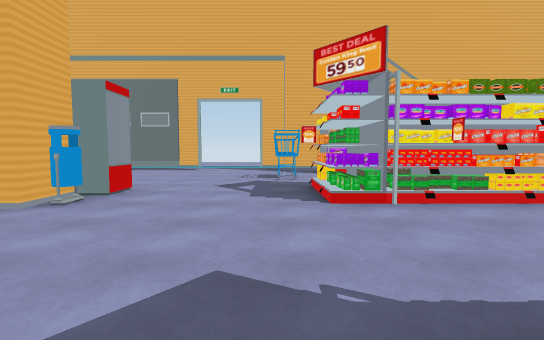
[1] (above)

24 first-person views from a walk through a scene from a Unity 3-D project. The camera is 1.4 m above the floor, tilts 4° down and sees 85° across. Doors are open. The floor is counted in squares, 2 m on a side. Each view is taken from the middle of a square. On the plan, view 1 faces up. The plan holds only what a view shows up to about 10 squares ahead; the rest is blank. The place goes on beyond the plan. The player is left out. Some animated figures are left out.

[2]
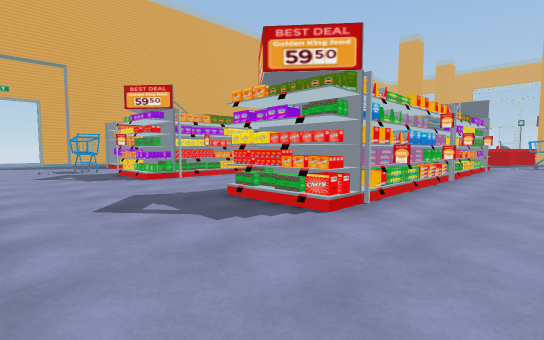

[3]
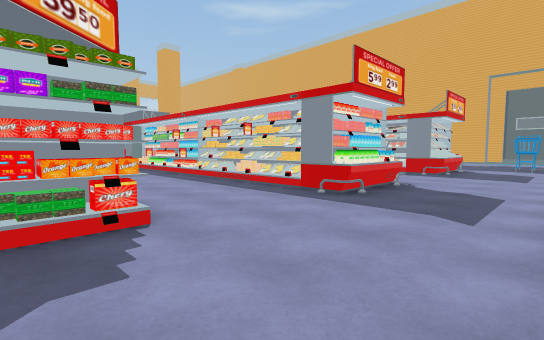

[4]
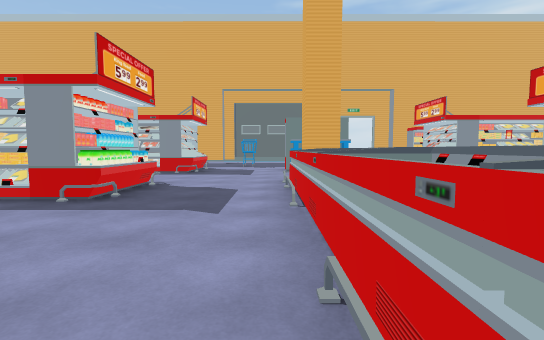

[5]
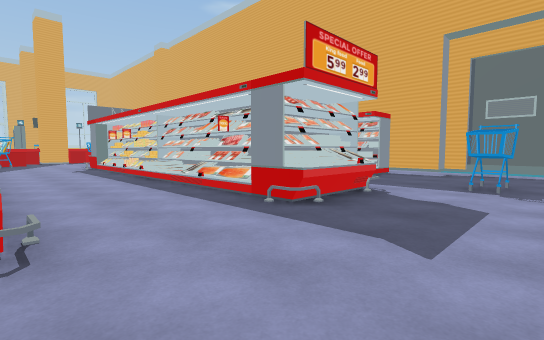

[6]
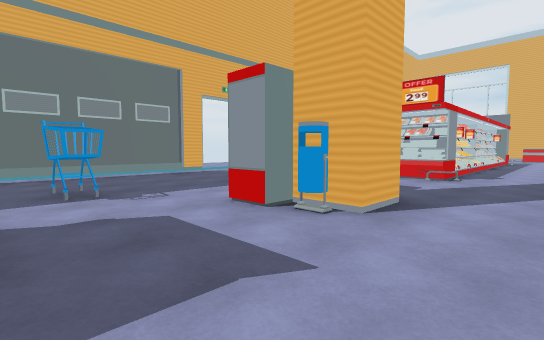

[7]
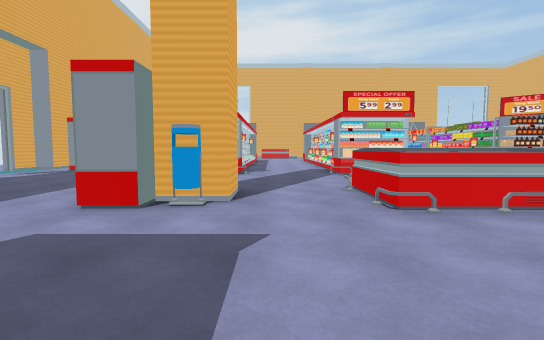

[8]
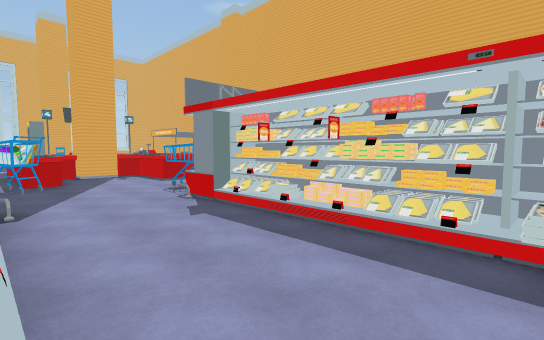

[9]
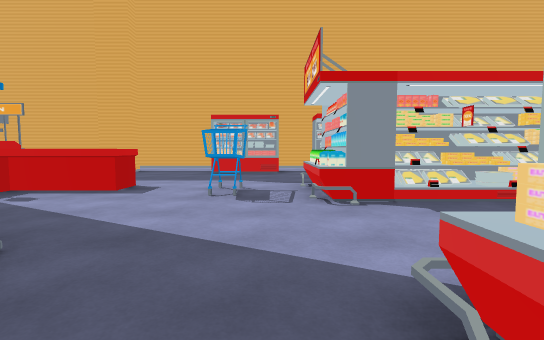

[10]
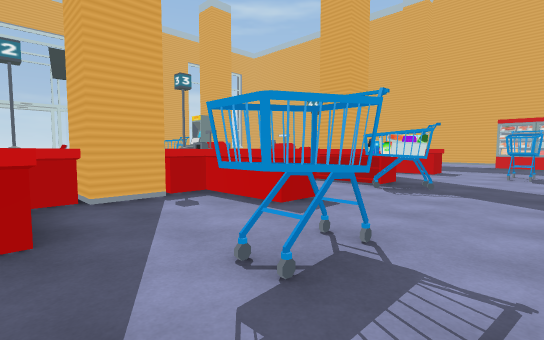

[11]
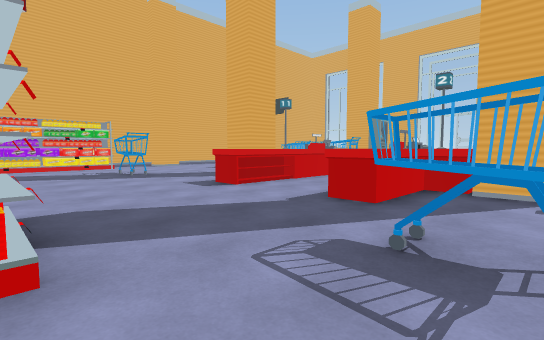

[12]
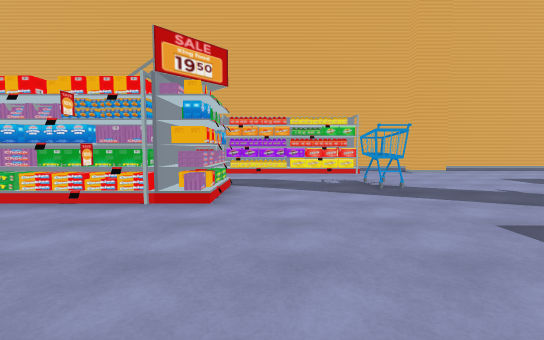

[13]
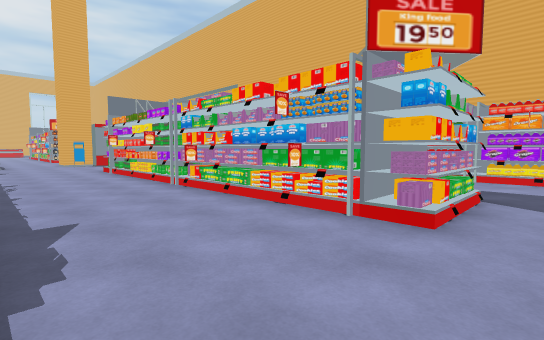

[14]
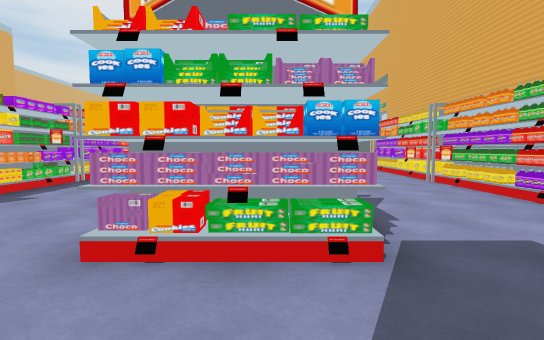

[15]
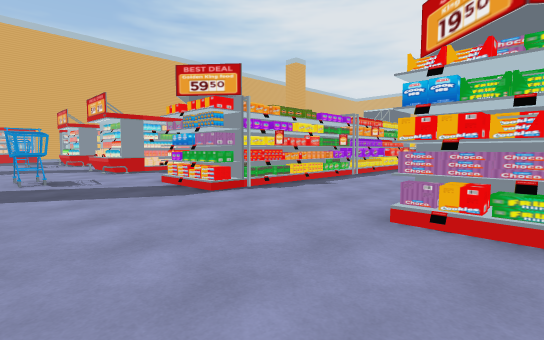

[16]
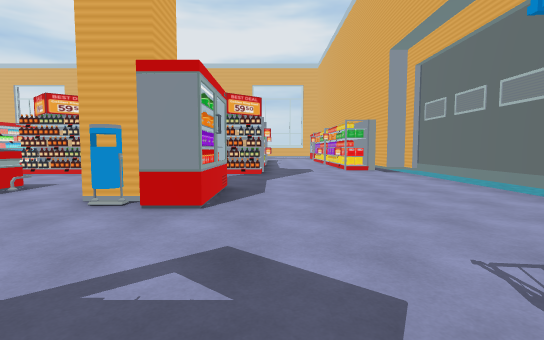

[17]
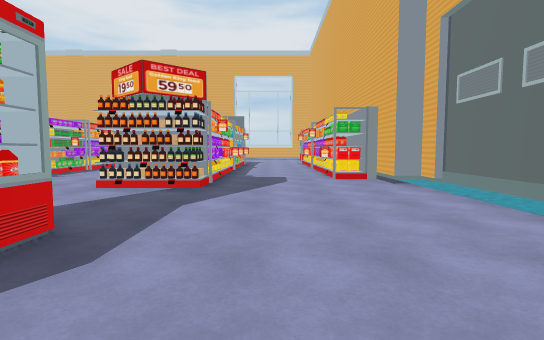

[18]
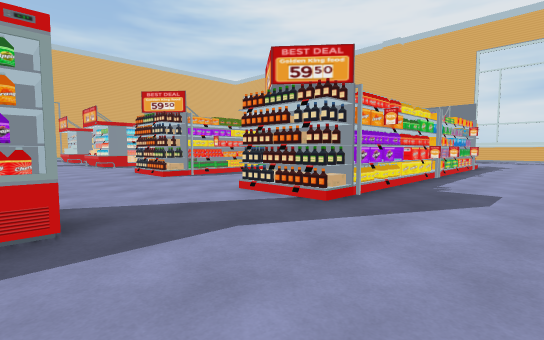

[19]
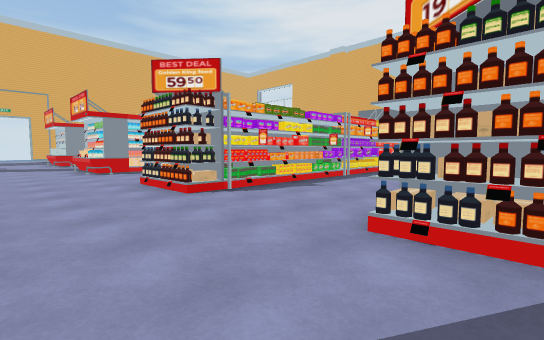

[20]
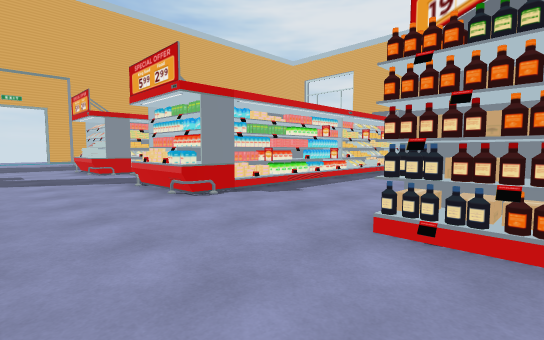

[21]
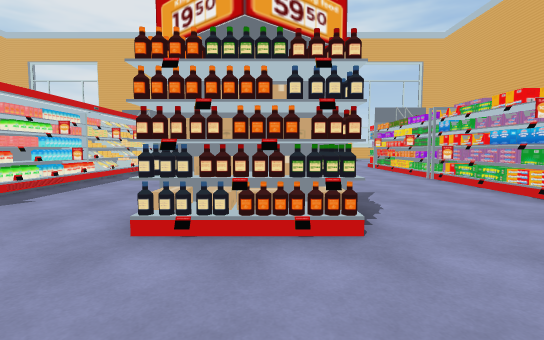

[22]
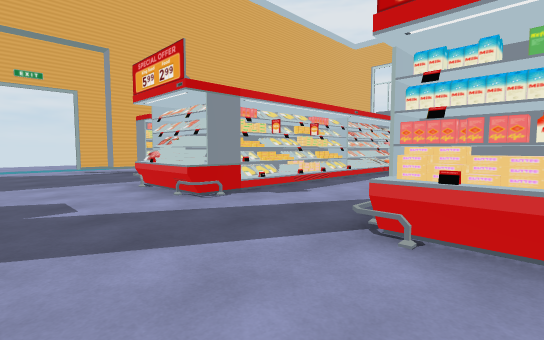

[23]
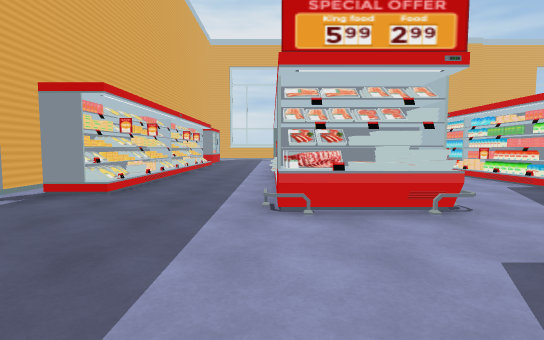

[24]
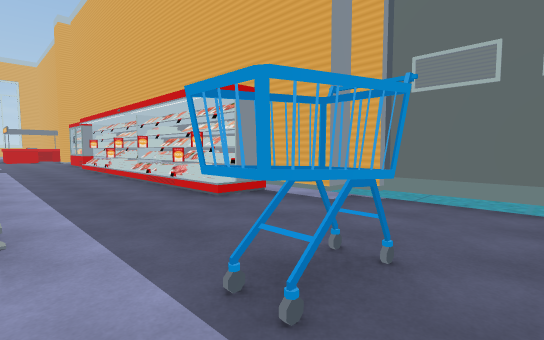

### Floor plan
Key: @ floor where view 1 was taken; # wall or solid block; . main floor; : floor 0.25 m higher than the main floor; / step, stairs or slope; D open door; = window, fence, low wall or low ledge; ^ raised ledge; C cart; S shelf; O other object.
Columns run from 13 left of view 1 to 18 right of it. Each row starts with its distance up from view 1.
 10     .######DD#:            .. ..
  9  #####.......###################
  8 .............C. ................
  7 .............C.    .............
  6 ##.............     ......C....
  5 #####S...SS...S########S......
  4 ######...##...##########.....#
  3 .............................^
  2 ...........................^^^^
  1 ....=....^ ....#...=..........
  0 #####S...  ..@S########S.....
 -1     ##... ^...##########...^^^^
 -2   ....... ^..............C...#O
 -3  ........ ^..............C...^
 -4 ..=#.S... ^...S.....##.S...^^#^
 -5 #####S... ^...S########S....
 -6 =/==/S...^^...#  //  //#..C..
 -7    .......................C^^^^^
 -8 .............................^O
 -9 ///=/S...##..##/=/#/==/#.....#
-10 #####S...SS..##########S.C.^^^
-11    ..S........//////// S.... #
-12 ............C...............
-13 .............................
-14 #####..........########.SS...#
-15     ##DDD#######      ###S######
-16      ...........

Positions as (right, up) in squares from view 1, and headings:
1: (0, 0), facing up
2: (-2, -3), facing up-right
3: (-2, 0), facing down-right
4: (-2, 0), facing down
5: (-2, -6), facing down-right
6: (0, -7), facing down-left
7: (1, -8), facing left
8: (5, -6), facing down-right
9: (11, -5), facing down
10: (11, -1), facing down-right
11: (10, -3), facing up-right
12: (11, 0), facing up
13: (11, 1), facing up-left
14: (12, 5), facing left
15: (13, 5), facing down-left
16: (1, 6), facing left
17: (-2, 7), facing left
18: (-4, 8), facing down-left
19: (-5, 5), facing down-left
20: (-5, 0), facing down-left
21: (-5, 0), facing left
22: (-5, -5), facing down-left
23: (-4, -11), facing left
24: (-2, -11), facing down-right
